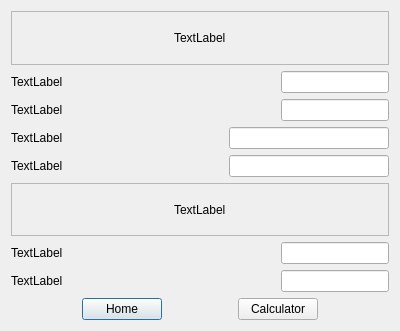
<?xml version="1.0" encoding="UTF-8"?>
<ui version="4.0">
 <class>Velocity</class>
 <widget class="QDialog" name="Velocity">
  <property name="geometry">
   <rect>
    <x>0</x>
    <y>0</y>
    <width>400</width>
    <height>331</height>
   </rect>
  </property>
  <property name="windowTitle">
   <string>Dialog</string>
  </property>
  <layout class="QVBoxLayout" name="verticalLayout_4">
   <item>
    <layout class="QVBoxLayout" name="verticalLayout">
     <property name="bottomMargin">
      <number>0</number>
     </property>
     <item>
      <widget class="QFrame" name="frame">
       <property name="frameShape">
        <enum>QFrame::Shape::StyledPanel</enum>
       </property>
       <property name="frameShadow">
        <enum>QFrame::Shadow::Raised</enum>
       </property>
       <layout class="QVBoxLayout" name="verticalLayout_2">
        <item alignment="Qt::AlignmentFlag::AlignHCenter">
         <widget class="QLabel" name="label">
          <property name="text">
           <string>TextLabel</string>
          </property>
         </widget>
        </item>
       </layout>
      </widget>
     </item>
     <item>
      <layout class="QHBoxLayout" name="horizontalLayout_2">
       <item>
        <widget class="QLabel" name="label_2">
         <property name="text">
          <string>TextLabel</string>
         </property>
        </widget>
       </item>
       <item>
        <spacer name="horizontalSpacer_4">
         <property name="orientation">
          <enum>Qt::Orientation::Horizontal</enum>
         </property>
         <property name="sizeHint" stdset="0">
          <size>
           <width>40</width>
           <height>20</height>
          </size>
         </property>
        </spacer>
       </item>
       <item>
        <widget class="QLineEdit" name="lineEdit">
         <property name="sizePolicy">
          <sizepolicy hsizetype="Minimum" vsizetype="Fixed">
           <horstretch>0</horstretch>
           <verstretch>0</verstretch>
          </sizepolicy>
         </property>
        </widget>
       </item>
      </layout>
     </item>
     <item>
      <layout class="QHBoxLayout" name="horizontalLayout_3">
       <item>
        <widget class="QLabel" name="label_3">
         <property name="text">
          <string>TextLabel</string>
         </property>
        </widget>
       </item>
       <item>
        <spacer name="horizontalSpacer_5">
         <property name="orientation">
          <enum>Qt::Orientation::Horizontal</enum>
         </property>
         <property name="sizeHint" stdset="0">
          <size>
           <width>40</width>
           <height>20</height>
          </size>
         </property>
        </spacer>
       </item>
       <item>
        <widget class="QLineEdit" name="lineEdit_2">
         <property name="sizePolicy">
          <sizepolicy hsizetype="Minimum" vsizetype="Fixed">
           <horstretch>0</horstretch>
           <verstretch>0</verstretch>
          </sizepolicy>
         </property>
        </widget>
       </item>
      </layout>
     </item>
     <item>
      <layout class="QHBoxLayout" name="horizontalLayout_4">
       <item>
        <widget class="QLabel" name="label_4">
         <property name="text">
          <string>TextLabel</string>
         </property>
        </widget>
       </item>
       <item>
        <spacer name="horizontalSpacer_6">
         <property name="orientation">
          <enum>Qt::Orientation::Horizontal</enum>
         </property>
         <property name="sizeHint" stdset="0">
          <size>
           <width>40</width>
           <height>20</height>
          </size>
         </property>
        </spacer>
       </item>
       <item>
        <widget class="QLineEdit" name="lineEdit_3"/>
       </item>
      </layout>
     </item>
     <item>
      <layout class="QHBoxLayout" name="horizontalLayout_5">
       <item>
        <widget class="QLabel" name="label_5">
         <property name="text">
          <string>TextLabel</string>
         </property>
        </widget>
       </item>
       <item>
        <spacer name="horizontalSpacer_7">
         <property name="orientation">
          <enum>Qt::Orientation::Horizontal</enum>
         </property>
         <property name="sizeHint" stdset="0">
          <size>
           <width>40</width>
           <height>20</height>
          </size>
         </property>
        </spacer>
       </item>
       <item>
        <widget class="QLineEdit" name="lineEdit_4"/>
       </item>
      </layout>
     </item>
     <item>
      <widget class="QFrame" name="frame_2">
       <property name="frameShape">
        <enum>QFrame::Shape::StyledPanel</enum>
       </property>
       <property name="frameShadow">
        <enum>QFrame::Shadow::Raised</enum>
       </property>
       <layout class="QVBoxLayout" name="verticalLayout_3">
        <item alignment="Qt::AlignmentFlag::AlignHCenter">
         <widget class="QLabel" name="label_6">
          <property name="text">
           <string>TextLabel</string>
          </property>
         </widget>
        </item>
       </layout>
      </widget>
     </item>
     <item>
      <layout class="QHBoxLayout" name="horizontalLayout_6">
       <item>
        <widget class="QLabel" name="label_7">
         <property name="text">
          <string>TextLabel</string>
         </property>
        </widget>
       </item>
       <item>
        <spacer name="horizontalSpacer_8">
         <property name="orientation">
          <enum>Qt::Orientation::Horizontal</enum>
         </property>
         <property name="sizeHint" stdset="0">
          <size>
           <width>40</width>
           <height>20</height>
          </size>
         </property>
        </spacer>
       </item>
       <item>
        <widget class="QLineEdit" name="lineEdit_5">
         <property name="sizePolicy">
          <sizepolicy hsizetype="Fixed" vsizetype="Fixed">
           <horstretch>0</horstretch>
           <verstretch>0</verstretch>
          </sizepolicy>
         </property>
        </widget>
       </item>
      </layout>
     </item>
     <item>
      <layout class="QHBoxLayout" name="horizontalLayout_7">
       <item>
        <widget class="QLabel" name="label_8">
         <property name="text">
          <string>TextLabel</string>
         </property>
        </widget>
       </item>
       <item>
        <spacer name="horizontalSpacer_9">
         <property name="orientation">
          <enum>Qt::Orientation::Horizontal</enum>
         </property>
         <property name="sizeHint" stdset="0">
          <size>
           <width>40</width>
           <height>20</height>
          </size>
         </property>
        </spacer>
       </item>
       <item>
        <widget class="QLineEdit" name="lineEdit_6">
         <property name="sizePolicy">
          <sizepolicy hsizetype="Fixed" vsizetype="Fixed">
           <horstretch>0</horstretch>
           <verstretch>0</verstretch>
          </sizepolicy>
         </property>
        </widget>
       </item>
      </layout>
     </item>
    </layout>
   </item>
   <item>
    <layout class="QHBoxLayout" name="horizontalLayout">
     <item>
      <spacer name="horizontalSpacer">
       <property name="orientation">
        <enum>Qt::Orientation::Horizontal</enum>
       </property>
       <property name="sizeHint" stdset="0">
        <size>
         <width>40</width>
         <height>20</height>
        </size>
       </property>
      </spacer>
     </item>
     <item>
      <widget class="QPushButton" name="home">
       <property name="text">
        <string>Home</string>
       </property>
      </widget>
     </item>
     <item>
      <spacer name="horizontalSpacer_3">
       <property name="orientation">
        <enum>Qt::Orientation::Horizontal</enum>
       </property>
       <property name="sizeHint" stdset="0">
        <size>
         <width>40</width>
         <height>20</height>
        </size>
       </property>
      </spacer>
     </item>
     <item>
      <widget class="QPushButton" name="calculator">
       <property name="text">
        <string>Calculator</string>
       </property>
      </widget>
     </item>
     <item>
      <spacer name="horizontalSpacer_2">
       <property name="orientation">
        <enum>Qt::Orientation::Horizontal</enum>
       </property>
       <property name="sizeHint" stdset="0">
        <size>
         <width>40</width>
         <height>20</height>
        </size>
       </property>
      </spacer>
     </item>
    </layout>
   </item>
  </layout>
 </widget>
 <resources/>
 <connections/>
</ui>
